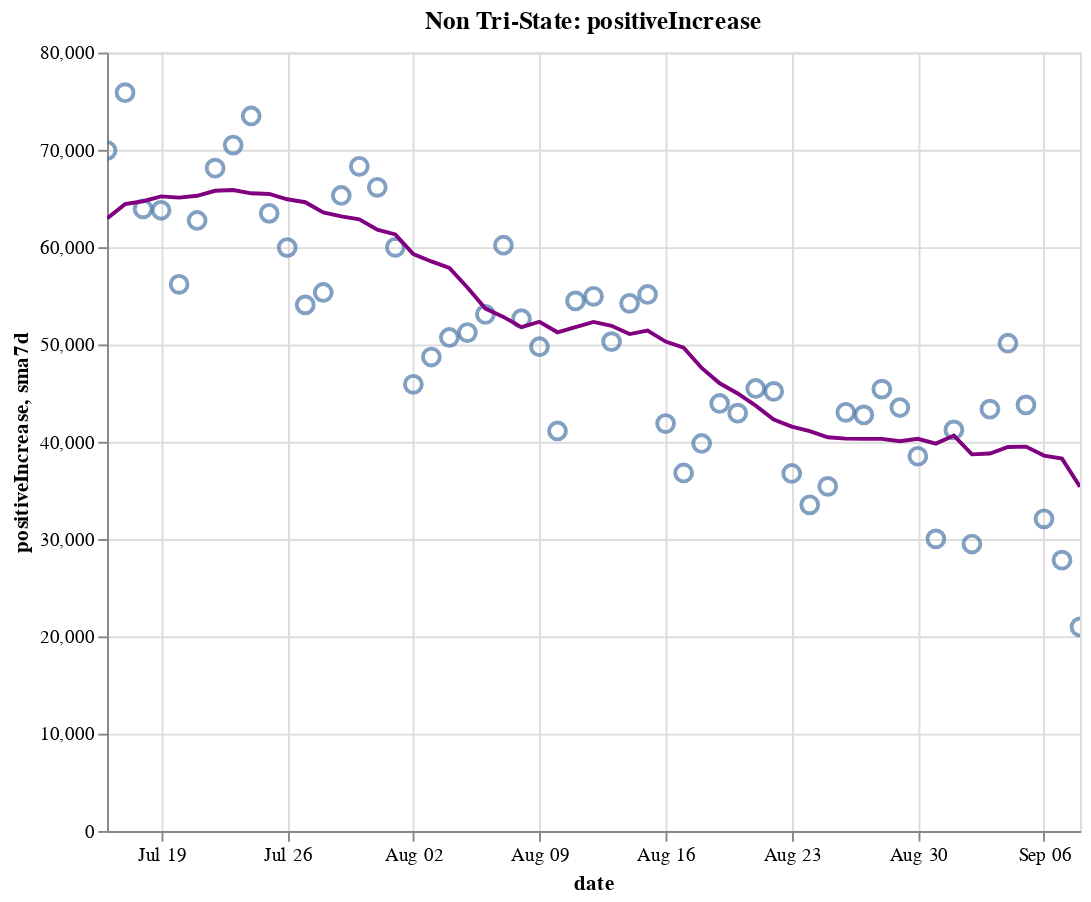

The cell this chart's notebook holds for it:
### Code cell
create_plot(non_tristate, 'positiveIncrease')

### Figure 1 — Vega-Lite specification as saved in the notebook (floating-point values rounded to 4 significant figures)
{"config": {"view": {"continuousWidth": 400, "continuousHeight": 300}}, "layer": [{"layer": [{"mark": {"type": "point", "size": 75}, "encoding": {"tooltip": [{"type": "temporal", "field": "date"}, {"type": "quantitative", "field": "positiveIncrease"}, {"type": "quantitative", "field": "sma7d"}], "x": {"type": "temporal", "field": "date"}, "y": {"type": "quantitative", "field": "positiveIncrease"}}, "selection": {"selector014": {"type": "interval", "bind": "scales", "encodings": ["x", "y"]}}}, {"mark": {"type": "line", "color": "purple"}, "encoding": {"x": {"type": "temporal", "field": "date"}, "y": {"type": "quantitative", "field": "sma7d"}}}]}, {"mark": {"type": "rule", "color": "#aaa"}, "encoding": {"x": {"type": "temporal", "field": "date"}}, "transform": [{"filter": {"selection": "selector013"}}]}, {"mark": "circle", "encoding": {"opacity": {"condition": {"value": 1, "selection": "selector013"}, "value": 0}, "tooltip": [{"type": "temporal", "field": "date"}, {"type": "quantitative", "field": "positiveIncrease"}, {"type": "quantitative", "field": "sma7d"}], "x": {"type": "temporal", "field": "date"}, "y": {"type": "quantitative", "field": "positiveIncrease"}}, "selection": {"selector013": {"type": "single", "encodings": ["x"], "on": "mouseover", "nearest": true, "empty": "none"}}}, {"mark": {"type": "text", "align": "left", "dx": 5, "dy": -5, "stroke": "white", "strokeWidth": 2}, "encoding": {"text": {"type": "quantitative", "field": "positiveIncrease"}, "tooltip": [{"type": "temporal", "field": "date"}, {"type": "quantitative", "field": "positiveIncrease"}, {"type": "quantitative", "field": "sma7d"}], "x": {"type": "temporal", "field": "date"}, "y": {"type": "quantitative", "field": "positiveIncrease"}}, "transform": [{"filter": {"selection": "selector013"}}]}, {"mark": {"type": "text", "align": "left", "dx": 5, "dy": -5}, "encoding": {"text": {"type": "quantitative", "field": "positiveIncrease"}, "tooltip": [{"type": "temporal", "field": "date"}, {"type": "quantitative", "field": "positiveIncrease"}, {"type": "quantitative", "field": "sma7d"}], "x": {"type": "temporal", "field": "date"}, "y": {"type": "quantitative", "field": "positiveIncrease"}}, "transform": [{"filter": {"selection": "selector013"}}]}], "data": {"name": "data-3af9801677a73bbf47c0ac7669aec4b3"}, "height": 400, "title": "Non Tri-State: positiveIncrease", "width": 500, "$schema": "https://vega.github.io/schema/vega-lite/v4.8.1.json", "datasets": {"data-3af9801677a73bbf47c0ac7669aec4b3": [{"date": "2020-07-16T00:00:00", "totalTestResultsIncrease": 727800.0, "positiveIncrease": 69930.0, "death": 85500.0, "deathIncrease": 896.0, "positiveRate": 0.096, "state": "Non Tri-State", "sma7d": 62950.0}, {"date": "2020-07-17T00:00:00", "totalTestResultsIncrease": 752000.0, "positiveIncrease": 75880.0, "death": 86420.0, "deathIncrease": 915.0, "positiveRate": 0.101, "state": "Non Tri-State", "sma7d": 64420.0}, {"date": "2020-07-18T00:00:00", "totalTestResultsIncrease": 681400.0, "positiveIncrease": 63930.0, "death": 87260.0, "deathIncrease": 846.0, "positiveRate": 0.094, "state": "Non Tri-State", "sma7d": 64720.0}, {"date": "2020-07-19T00:00:00", "totalTestResultsIncrease": 703600.0, "positiveIncrease": 63790.0, "death": 87770.0, "deathIncrease": 506.0, "positiveRate": 0.091, "state": "Non Tri-State", "sma7d": 65220.0}, {"date": "2020-07-20T00:00:00", "totalTestResultsIncrease": 645700.0, "positiveIncrease": 56180.0, "death": 88110.0, "deathIncrease": 335.0, "positiveRate": 0.087, "state": "Non Tri-State", "sma7d": 65090.0}, {"date": "2020-07-21T00:00:00", "totalTestResultsIncrease": 673600.0, "positiveIncrease": 62740.0, "death": 89120.0, "deathIncrease": 1014.0, "positiveRate": 0.093, "state": "Non Tri-State", "sma7d": 65280.0}, {"date": "2020-07-22T00:00:00", "totalTestResultsIncrease": 699400.0, "positiveIncrease": 68110.0, "death": 90260.0, "deathIncrease": 1137.0, "positiveRate": 0.097, "state": "Non Tri-State", "sma7d": 65790.0}, {"date": "2020-07-23T00:00:00", "totalTestResultsIncrease": 744000.0, "positiveIncrease": 70490.0, "death": 91270.0, "deathIncrease": 1015.0, "positiveRate": 0.095, "state": "Non Tri-State", "sma7d": 65870.0}, {"date": "2020-07-24T00:00:00", "totalTestResultsIncrease": 803900.0, "positiveIncrease": 73480.0, "death": 92400.0, "deathIncrease": 1129.0, "positiveRate": 0.091, "state": "Non Tri-State", "sma7d": 65530.0}, {"date": "2020-07-25T00:00:00", "totalTestResultsIncrease": 719000.0, "positiveIncrease": 63480.0, "death": 93400.0, "deathIncrease": 999.0, "positiveRate": 0.088, "state": "Non Tri-State", "sma7d": 65470.0}, {"date": "2020-07-26T00:00:00", "totalTestResultsIncrease": 732400.0, "positiveIncrease": 59960.0, "death": 93940.0, "deathIncrease": 544.0, "positiveRate": 0.082, "state": "Non Tri-State", "sma7d": 64920.0}, {"date": "2020-07-27T00:00:00", "totalTestResultsIncrease": 642900.0, "positiveIncrease": 54070.0, "death": 94970.0, "deathIncrease": 1026.0, "positiveRate": 0.084, "state": "Non Tri-State", "sma7d": 64620.0}, {"date": "2020-07-28T00:00:00", "totalTestResultsIncrease": 672600.0, "positiveIncrease": 55340.0, "death": 96060.0, "deathIncrease": 1086.0, "positiveRate": 0.082, "state": "Non Tri-State", "sma7d": 63560.0}, {"date": "2020-07-29T00:00:00", "totalTestResultsIncrease": 730700.0, "positiveIncrease": 65310.0, "death": 97520.0, "deathIncrease": 1466.0, "positiveRate": 0.089, "state": "Non Tri-State", "sma7d": 63160.0}, {"date": "2020-07-30T00:00:00", "totalTestResultsIncrease": 711300.0, "positiveIncrease": 68310.0, "death": 98750.0, "deathIncrease": 1229.0, "positiveRate": 0.096, "state": "Non Tri-State", "sma7d": 62850.0}, {"date": "2020-07-31T00:00:00", "totalTestResultsIncrease": 611000.0, "positiveIncrease": 66150.0, "death": 100000.0, "deathIncrease": 1295.0, "positiveRate": 0.108, "state": "Non Tri-State", "sma7d": 61800.0}, {"date": "2020-08-01T00:00:00", "totalTestResultsIncrease": 662600.0, "positiveIncrease": 59980.0, "death": 101200.0, "deathIncrease": 1164.0, "positiveRate": 0.091, "state": "Non Tri-State", "sma7d": 61300.0}, {"date": "2020-08-02T00:00:00", "totalTestResultsIncrease": 591300.0, "positiveIncrease": 45900.0, "death": 101700.0, "deathIncrease": 486.0, "positiveRate": 0.078, "state": "Non Tri-State", "sma7d": 59290.0}, {"date": "2020-08-03T00:00:00", "totalTestResultsIncrease": 639400.0, "positiveIncrease": 48710.0, "death": 102200.0, "deathIncrease": 502.0, "positiveRate": 0.076, "state": "Non Tri-State", "sma7d": 58530.0}, {"date": "2020-08-04T00:00:00", "totalTestResultsIncrease": 638600.0, "positiveIncrease": 50720.0, "death": 103400.0, "deathIncrease": 1241.0, "positiveRate": 0.079, "state": "Non Tri-State", "sma7d": 57870.0}, {"date": "2020-08-05T00:00:00", "totalTestResultsIncrease": 593000.0, "positiveIncrease": 51220.0, "death": 104800.0, "deathIncrease": 1335.0, "positiveRate": 0.086, "state": "Non Tri-State", "sma7d": 55850.0}, {"date": "2020-08-06T00:00:00", "totalTestResultsIncrease": 642000.0, "positiveIncrease": 53090.0, "death": 106000.0, "deathIncrease": 1238.0, "positiveRate": 0.083, "state": "Non Tri-State", "sma7d": 53680.0}, {"date": "2020-08-07T00:00:00", "totalTestResultsIncrease": 685100.0, "positiveIncrease": 60200.0, "death": 107300.0, "deathIncrease": 1313.0, "positiveRate": 0.088, "state": "Non Tri-State", "sma7d": 52830.0}, {"date": "2020-08-08T00:00:00", "totalTestResultsIncrease": 608500.0, "positiveIncrease": 52640.0, "death": 108400.0, "deathIncrease": 1075.0, "positiveRate": 0.087, "state": "Non Tri-State", "sma7d": 51780.0}, {"date": "2020-08-09T00:00:00", "totalTestResultsIncrease": 609200.0, "positiveIncrease": 49760.0, "death": 109000.0, "deathIncrease": 604.0, "positiveRate": 0.082, "state": "Non Tri-State", "sma7d": 52330.0}, {"date": "2020-08-10T00:00:00", "totalTestResultsIncrease": 626400.0, "positiveIncrease": 41110.0, "death": 109400.0, "deathIncrease": 417.0, "positiveRate": 0.066, "state": "Non Tri-State", "sma7d": 51250.0}, {"date": "2020-08-11T00:00:00", "totalTestResultsIncrease": 648300.0, "positiveIncrease": 54470.0, "death": 110700.0, "deathIncrease": 1307.0, "positiveRate": 0.084, "state": "Non Tri-State", "sma7d": 51780.0}, {"date": "2020-08-12T00:00:00", "totalTestResultsIncrease": 378700.0, "positiveIncrease": 54950.0, "death": 112200.0, "deathIncrease": 1495.0, "positiveRate": 0.145, "state": "Non Tri-State", "sma7d": 52320.0}, {"date": "2020-08-13T00:00:00", "totalTestResultsIncrease": 776600.0, "positiveIncrease": 50290.0, "death": 113400.0, "deathIncrease": 1145.0, "positiveRate": 0.065, "state": "Non Tri-State", "sma7d": 51920.0}, {"date": "2020-08-14T00:00:00", "totalTestResultsIncrease": 740400.0, "positiveIncrease": 54220.0, "death": 114600.0, "deathIncrease": 1199.0, "positiveRate": 0.073, "state": "Non Tri-State", "sma7d": 51060.0}, {"date": "2020-08-15T00:00:00", "totalTestResultsIncrease": 636500.0, "positiveIncrease": 55140.0, "death": 115800.0, "deathIncrease": 1200.0, "positiveRate": 0.087, "state": "Non Tri-State", "sma7d": 51420.0}, {"date": "2020-08-16T00:00:00", "totalTestResultsIncrease": 683900.0, "positiveIncrease": 41870.0, "death": 116400.0, "deathIncrease": 611.0, "positiveRate": 0.061, "state": "Non Tri-State", "sma7d": 50290.0}, {"date": "2020-08-17T00:00:00", "totalTestResultsIncrease": 548000.0, "positiveIncrease": 36790.0, "death": 116800.0, "deathIncrease": 394.0, "positiveRate": 0.067, "state": "Non Tri-State", "sma7d": 49680.0}, {"date": "2020-08-18T00:00:00", "totalTestResultsIncrease": 564300.0, "positiveIncrease": 39820.0, "death": 118000.0, "deathIncrease": 1178.0, "positiveRate": 0.071, "state": "Non Tri-State", "sma7d": 47580.0}, {"date": "2020-08-19T00:00:00", "totalTestResultsIncrease": 558900.0, "positiveIncrease": 43930.0, "death": 119400.0, "deathIncrease": 1402.0, "positiveRate": 0.079, "state": "Non Tri-State", "sma7d": 46010.0}, {"date": "2020-08-20T00:00:00", "totalTestResultsIncrease": 582400.0, "positiveIncrease": 42940.0, "death": 120500.0, "deathIncrease": 1122.0, "positiveRate": 0.074, "state": "Non Tri-State", "sma7d": 44960.0}, {"date": "2020-08-21T00:00:00", "totalTestResultsIncrease": 622200.0, "positiveIncrease": 45480.0, "death": 121600.0, "deathIncrease": 1109.0, "positiveRate": 0.073, "state": "Non Tri-State", "sma7d": 43710.0}, {"date": "2020-08-22T00:00:00", "totalTestResultsIncrease": 645900.0, "positiveIncrease": 45170.0, "death": 122600.0, "deathIncrease": 1023.0, "positiveRate": 0.07, "state": "Non Tri-State", "sma7d": 42290.0}, {"date": "2020-08-23T00:00:00", "totalTestResultsIncrease": 555200.0, "positiveIncrease": 36740.0, "death": 123200.0, "deathIncrease": 563.0, "positiveRate": 0.066, "state": "Non Tri-State", "sma7d": 41550.0}, {"date": "2020-08-24T00:00:00", "totalTestResultsIncrease": 547000.0, "positiveIncrease": 33520.0, "death": 123500.0, "deathIncrease": 333.0, "positiveRate": 0.061, "state": "Non Tri-State", "sma7d": 41080.0}, {"date": "2020-08-25T00:00:00", "totalTestResultsIncrease": 552300.0, "positiveIncrease": 35410.0, "death": 124600.0, "deathIncrease": 1138.0, "positiveRate": 0.064, "state": "Non Tri-State", "sma7d": 40460.0}, {"date": "2020-08-26T00:00:00", "totalTestResultsIncrease": 545500.0, "positiveIncrease": 43030.0, "death": 125900.0, "deathIncrease": 1280.0, "positiveRate": 0.079, "state": "Non Tri-State", "sma7d": 40330.0}, {"date": "2020-08-27T00:00:00", "totalTestResultsIncrease": 625700.0, "positiveIncrease": 42760.0, "death": 127000.0, "deathIncrease": 1116.0, "positiveRate": 0.068, "state": "Non Tri-State", "sma7d": 40300.0}, {"date": "2020-08-28T00:00:00", "totalTestResultsIncrease": 671000.0, "positiveIncrease": 45410.0, "death": 128000.0, "deathIncrease": 1011.0, "positiveRate": 0.068, "state": "Non Tri-State", "sma7d": 40290.0}, {"date": "2020-08-29T00:00:00", "totalTestResultsIncrease": 623200.0, "positiveIncrease": 43520.0, "death": 129100.0, "deathIncrease": 1005.0, "positiveRate": 0.07, "state": "Non Tri-State", "sma7d": 40050.0}, {"date": "2020-08-30T00:00:00", "totalTestResultsIncrease": 617900.0, "positiveIncrease": 38510.0, "death": 129500.0, "deathIncrease": 463.0, "positiveRate": 0.062, "state": "Non Tri-State", "sma7d": 40310.0}, {"date": "2020-08-31T00:00:00", "totalTestResultsIncrease": 552200.0, "positiveIncrease": 30020.0, "death": 129900.0, "deathIncrease": 357.0, "positiveRate": 0.054, "state": "Non Tri-State", "sma7d": 39810.0}, {"date": "2020-09-01T00:00:00", "totalTestResultsIncrease": 606900.0, "positiveIncrease": 41210.0, "death": 130900.0, "deathIncrease": 1018.0, "positiveRate": 0.068, "state": "Non Tri-State", "sma7d": 40640.0}, {"date": "2020-09-02T00:00:00", "totalTestResultsIncrease": 506300.0, "positiveIncrease": 29490.0, "death": 131900.0, "deathIncrease": 1015.0, "positiveRate": 0.058, "state": "Non Tri-State", "sma7d": 38700.0}, {"date": "2020-09-03T00:00:00", "totalTestResultsIncrease": 603600.0, "positiveIncrease": 43350.0, "death": 133000.0, "deathIncrease": 1055.0, "positiveRate": 0.072, "state": "Non Tri-State", "sma7d": 38790.0}, {"date": "2020-09-04T00:00:00", "totalTestResultsIncrease": 764600.0, "positiveIncrease": 50120.0, "death": 133900.0, "deathIncrease": 986.0, "positiveRate": 0.066, "state": "Non Tri-State", "sma7d": 39460.0}, {"date": "2020-09-05T00:00:00", "totalTestResultsIncrease": 719600.0, "positiveIncrease": 43780.0, "death": 134900.0, "deathIncrease": 909.0, "positiveRate": 0.061, "state": "Non Tri-State", "sma7d": 39500.0}, {"date": "2020-09-06T00:00:00", "totalTestResultsIncrease": 621400.0, "positiveIncrease": 32080.0, "death": 135300.0, "deathIncrease": 436.0, "positiveRate": 0.052, "state": "Non Tri-State", "sma7d": 38580.0}, {"date": "2020-09-07T00:00:00", "totalTestResultsIncrease": 482000.0, "positiveIncrease": 27830.0, "death": 135500.0, "deathIncrease": 221.0, "positiveRate": 0.058, "state": "Non Tri-State", "sma7d": 38270.0}, {"date": "2020-09-08T00:00:00", "totalTestResultsIncrease": 390700.0, "positiveIncrease": 20970.0, "death": 135900.0, "deathIncrease": 341.0, "positiveRate": 0.054, "state": "Non Tri-State", "sma7d": 35370.0}]}}
